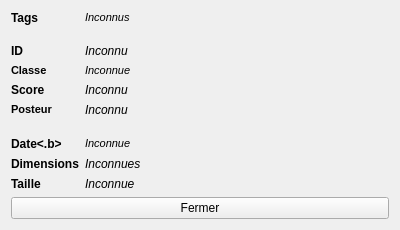
<?xml version="1.0" encoding="UTF-8"?>
<ui version="4.0">
 <class>detailsWindow</class>
 <widget class="QWidget" name="detailsWindow">
  <property name="geometry">
   <rect>
    <x>0</x>
    <y>0</y>
    <width>400</width>
    <height>230</height>
   </rect>
  </property>
  <property name="windowTitle">
   <string>Form</string>
  </property>
  <layout class="QVBoxLayout" name="verticalLayout">
   <item>
    <layout class="QFormLayout" name="formLayout">
     <property name="fieldGrowthPolicy">
      <enum>QFormLayout::AllNonFixedFieldsGrow</enum>
     </property>
     <item row="0" column="0">
      <widget class="QLabel" name="labelFormTags">
       <property name="text">
        <string>&lt;b&gt;Tags&lt;/b&gt;</string>
       </property>
      </widget>
     </item>
     <item row="0" column="1">
      <widget class="QLabel" name="labelTags">
       <property name="contextMenuPolicy">
        <enum>Qt::CustomContextMenu</enum>
       </property>
       <property name="text">
        <string>&lt;!DOCTYPE HTML PUBLIC &quot;-//W3C//DTD HTML 4.0//EN&quot; &quot;http://www.w3.org/TR/REC-html40/strict.dtd&quot;&gt;
&lt;html&gt;&lt;head&gt;&lt;meta name=&quot;qrichtext&quot; content=&quot;1&quot; /&gt;&lt;style type=&quot;text/css&quot;&gt;
p, li { white-space: pre-wrap; }
&lt;/style&gt;&lt;/head&gt;&lt;body style=&quot; font-family:'MS Shell Dlg 2'; font-size:8.25pt; font-weight:400; font-style:normal;&quot;&gt;
&lt;p style=&quot; margin-top:0px; margin-bottom:0px; margin-left:0px; margin-right:0px; -qt-block-indent:0; text-indent:0px;&quot;&gt;&lt;span style=&quot; font-style:italic;&quot;&gt;Inconnus&lt;/span&gt;&lt;/p&gt;&lt;/body&gt;&lt;/html&gt;</string>
       </property>
       <property name="wordWrap">
        <bool>true</bool>
       </property>
      </widget>
     </item>
     <item row="1" column="0" colspan="2">
      <spacer name="verticalSpacer">
       <property name="orientation">
        <enum>Qt::Vertical</enum>
       </property>
       <property name="sizeHint" stdset="0">
        <size>
         <width>10</width>
         <height>10</height>
        </size>
       </property>
      </spacer>
     </item>
     <item row="2" column="0">
      <widget class="QLabel" name="labelFormId">
       <property name="text">
        <string>&lt;b&gt;ID&lt;/b&gt;</string>
       </property>
      </widget>
     </item>
     <item row="2" column="1">
      <widget class="QLabel" name="labelId">
       <property name="text">
        <string>&lt;i&gt;Inconnu&lt;/i&gt;</string>
       </property>
      </widget>
     </item>
     <item row="3" column="0">
      <widget class="QLabel" name="labelFormRating">
       <property name="text">
        <string>&lt;!DOCTYPE HTML PUBLIC &quot;-//W3C//DTD HTML 4.0//EN&quot; &quot;http://www.w3.org/TR/REC-html40/strict.dtd&quot;&gt;
&lt;html&gt;&lt;head&gt;&lt;meta name=&quot;qrichtext&quot; content=&quot;1&quot; /&gt;&lt;style type=&quot;text/css&quot;&gt;
p, li { white-space: pre-wrap; }
&lt;/style&gt;&lt;/head&gt;&lt;body style=&quot; font-family:'MS Shell Dlg 2'; font-size:8.25pt; font-weight:400; font-style:normal;&quot;&gt;
&lt;p style=&quot; margin-top:0px; margin-bottom:0px; margin-left:0px; margin-right:0px; -qt-block-indent:0; text-indent:0px;&quot;&gt;&lt;span style=&quot; font-weight:600;&quot;&gt;Classe&lt;/span&gt;&lt;/p&gt;&lt;/body&gt;&lt;/html&gt;</string>
       </property>
      </widget>
     </item>
     <item row="3" column="1">
      <widget class="QLabel" name="labelRating">
       <property name="text">
        <string>&lt;!DOCTYPE HTML PUBLIC &quot;-//W3C//DTD HTML 4.0//EN&quot; &quot;http://www.w3.org/TR/REC-html40/strict.dtd&quot;&gt;
&lt;html&gt;&lt;head&gt;&lt;meta name=&quot;qrichtext&quot; content=&quot;1&quot; /&gt;&lt;style type=&quot;text/css&quot;&gt;
p, li { white-space: pre-wrap; }
&lt;/style&gt;&lt;/head&gt;&lt;body style=&quot; font-family:'MS Shell Dlg 2'; font-size:8.25pt; font-weight:400; font-style:normal;&quot;&gt;
&lt;p style=&quot; margin-top:0px; margin-bottom:0px; margin-left:0px; margin-right:0px; -qt-block-indent:0; text-indent:0px;&quot;&gt;&lt;span style=&quot; font-style:italic;&quot;&gt;Inconnue&lt;/span&gt;&lt;/p&gt;&lt;/body&gt;&lt;/html&gt;</string>
       </property>
       <property name="wordWrap">
        <bool>true</bool>
       </property>
      </widget>
     </item>
     <item row="4" column="0">
      <widget class="QLabel" name="labelFormScore">
       <property name="text">
        <string>&lt;b&gt;Score&lt;/b&gt;</string>
       </property>
      </widget>
     </item>
     <item row="4" column="1">
      <widget class="QLabel" name="labelScore">
       <property name="text">
        <string>&lt;i&gt;Inconnu&lt;/i&gt;</string>
       </property>
       <property name="wordWrap">
        <bool>true</bool>
       </property>
      </widget>
     </item>
     <item row="5" column="0">
      <widget class="QLabel" name="labelFormUser">
       <property name="text">
        <string>&lt;!DOCTYPE HTML PUBLIC &quot;-//W3C//DTD HTML 4.0//EN&quot; &quot;http://www.w3.org/TR/REC-html40/strict.dtd&quot;&gt;
&lt;html&gt;&lt;head&gt;&lt;meta name=&quot;qrichtext&quot; content=&quot;1&quot; /&gt;&lt;style type=&quot;text/css&quot;&gt;
p, li { white-space: pre-wrap; }
&lt;/style&gt;&lt;/head&gt;&lt;body style=&quot; font-family:'MS Shell Dlg 2'; font-size:8.25pt; font-weight:400; font-style:normal;&quot;&gt;
&lt;p style=&quot; margin-top:0px; margin-bottom:0px; margin-left:0px; margin-right:0px; -qt-block-indent:0; text-indent:0px;&quot;&gt;&lt;span style=&quot; font-weight:600;&quot;&gt;Posteur&lt;/span&gt;&lt;/p&gt;&lt;/body&gt;&lt;/html&gt;</string>
       </property>
      </widget>
     </item>
     <item row="5" column="1">
      <widget class="QLabel" name="labelUser">
       <property name="text">
        <string>&lt;i&gt;Inconnu&lt;/i&gt;</string>
       </property>
       <property name="wordWrap">
        <bool>true</bool>
       </property>
      </widget>
     </item>
     <item row="6" column="0" colspan="2">
      <spacer name="verticalSpacer_2">
       <property name="orientation">
        <enum>Qt::Vertical</enum>
       </property>
       <property name="sizeHint" stdset="0">
        <size>
         <width>10</width>
         <height>10</height>
        </size>
       </property>
      </spacer>
     </item>
     <item row="7" column="0">
      <widget class="QLabel" name="labelFormDate">
       <property name="text">
        <string>&lt;b&gt;Date&lt;.b&gt;</string>
       </property>
      </widget>
     </item>
     <item row="7" column="1">
      <widget class="QLabel" name="labelDate">
       <property name="text">
        <string>&lt;!DOCTYPE HTML PUBLIC &quot;-//W3C//DTD HTML 4.0//EN&quot; &quot;http://www.w3.org/TR/REC-html40/strict.dtd&quot;&gt;
&lt;html&gt;&lt;head&gt;&lt;meta name=&quot;qrichtext&quot; content=&quot;1&quot; /&gt;&lt;style type=&quot;text/css&quot;&gt;
p, li { white-space: pre-wrap; }
&lt;/style&gt;&lt;/head&gt;&lt;body style=&quot; font-family:'MS Shell Dlg 2'; font-size:8.25pt; font-weight:400; font-style:normal;&quot;&gt;
&lt;p style=&quot; margin-top:0px; margin-bottom:0px; margin-left:0px; margin-right:0px; -qt-block-indent:0; text-indent:0px;&quot;&gt;&lt;span style=&quot; font-style:italic;&quot;&gt;Inconnue&lt;/span&gt;&lt;/p&gt;&lt;/body&gt;&lt;/html&gt;</string>
       </property>
      </widget>
     </item>
     <item row="8" column="0">
      <widget class="QLabel" name="labelFormSize">
       <property name="text">
        <string>&lt;b&gt;Dimensions&lt;/b&gt;</string>
       </property>
      </widget>
     </item>
     <item row="8" column="1">
      <widget class="QLabel" name="labelSize">
       <property name="text">
        <string>&lt;i&gt;Inconnues&lt;/i&gt;</string>
       </property>
      </widget>
     </item>
     <item row="9" column="0">
      <widget class="QLabel" name="labelFormFilesize">
       <property name="text">
        <string>&lt;b&gt;Taille&lt;/b&gt;</string>
       </property>
      </widget>
     </item>
     <item row="9" column="1">
      <widget class="QLabel" name="labelFilesize">
       <property name="text">
        <string>&lt;i&gt;Inconnue&lt;/i&gt;</string>
       </property>
      </widget>
     </item>
    </layout>
   </item>
   <item>
    <widget class="QPushButton" name="pushButton">
     <property name="text">
      <string>Fermer</string>
     </property>
    </widget>
   </item>
  </layout>
 </widget>
 <resources/>
 <connections>
  <connection>
   <sender>pushButton</sender>
   <signal>clicked()</signal>
   <receiver>detailsWindow</receiver>
   <slot>close()</slot>
   <hints>
    <hint type="sourcelabel">
     <x>99</x>
     <y>208</y>
    </hint>
    <hint type="destinationlabel">
     <x>134</x>
     <y>206</y>
    </hint>
   </hints>
  </connection>
 </connections>
</ui>
